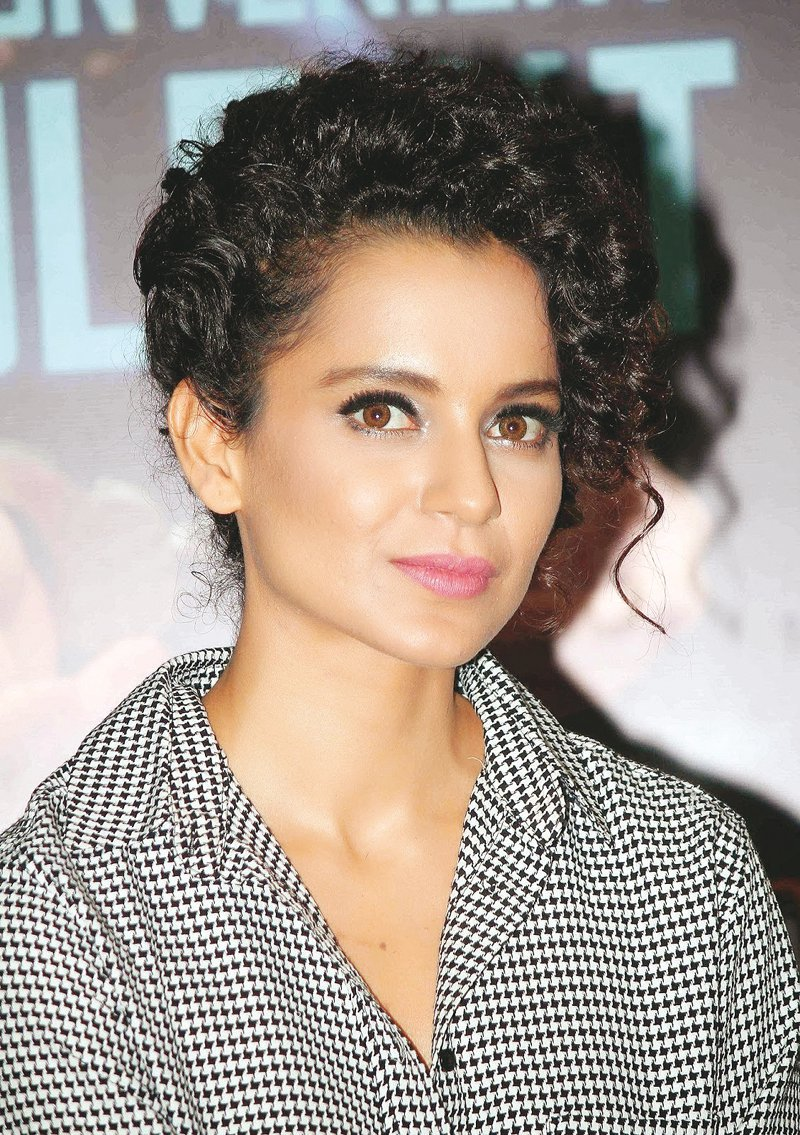
#> input picture Face Detection using Opencv/TestImages/1462332-KanganaRanautcopy-1500543743.jpg, 800 x 1135 px
$ python tester.py
#> lines starting #> are read from the running program, lines starting #| are printed output that depends on the picture; after the words box and inside, x2 and y2 are one past the last pixel; in counts of white or black regions, pixels touching at a corner belong together
### Face Detection using Opencv/FaceRecognition.py
import cv2 as cv2
import os as os
import numpy as np

#Returns rectangle for face detected alongwith gray scale image
def faceRecognition(test_image):
	gray_image = cv2.cvtColor(test_image,cv2.COLOR_BGR2GRAY)
	haar_cascade = cv2.CascadeClassifier('./HaarCascade/haarcascade_frontalface_default.xml')
	faces = haar_cascade.detectMultiScale(gray_image,scaleFactor=1.32,minNeighbors=5)

	return faces,gray_image

#Returns part of gray_img which is face alongwith its label/ID
def labels_for_training_data(directory):
	faces=[]
	faceID=[]
	for path,subDirNames,fileNames in os.walk(directory):
		for fileName in fileNames:
			if fileName.startswith("."):
				print("skipping system files")#Skipping files that startwith .
				continue
			id = os.path.basename(path)
			img_path = os.path.join(path,fileName)
			print("Image Path : ",img_path)
			print("ID : ",id)
			test_image = cv2.imread(img_path)
			if test_image is None:
				print("Image not loaded ")
				continue
			faces_rect,gray_img = faceRecognition(test_image)#Calling faceDetection function to return faces detected in particular image
			if len(faces_rect)!=1:
				continue
			(x,y,w,h) = faces_rect[0]
			roi_gray = gray_img[y:y+w,x:x+h]#cropping region of interest i.e. face area from grayscale image
			faces.append(roi_gray)
			faceID.append(int(id))
	return faces,faceID


#Trains haar classifier and takes faces,faceID returned by previous function as its arguments
def train_classifier(faces,faceID):
	face_recognizer = cv2.face.LBPHFaceRecognizer_create()
	face_recognizer.train(faces,np.array(faceID))
	return face_recognizer

#Draws bounding boxes around detected face in image
def draw_rect(test_img,face):
	(x,y,w,h) = face
	cv2.rectangle(test_img,(x,y),(x+w,y+h),(0,255,0),thickness=5)

#Writes name of person for detected label
def display_text(test_img,text,x,y):
	cv2.putText(test_img,text,(x,y),cv2.FONT_HERSHEY_DUPLEX,2,(0,255,255),2)

### Face Detection using Opencv/tester.py
import cv2 as cv2
import os as os
import numpy as np
import FaceRecognition as fr

test_img = cv2.imread("./TestImages/1462332-KanganaRanautcopy-1500543743.jpg") # test image path
#> test_img is the input picture: shape (1135, 800, 3); mean B, G, R 143.8, 152, 162.2

faces_detected,gray_img = fr.faceRecognition(test_img)
#> in faceRecognition, `gray_image = cv2.cvtColor(test_image,cv2.COLOR_BGR2GRAY)`:
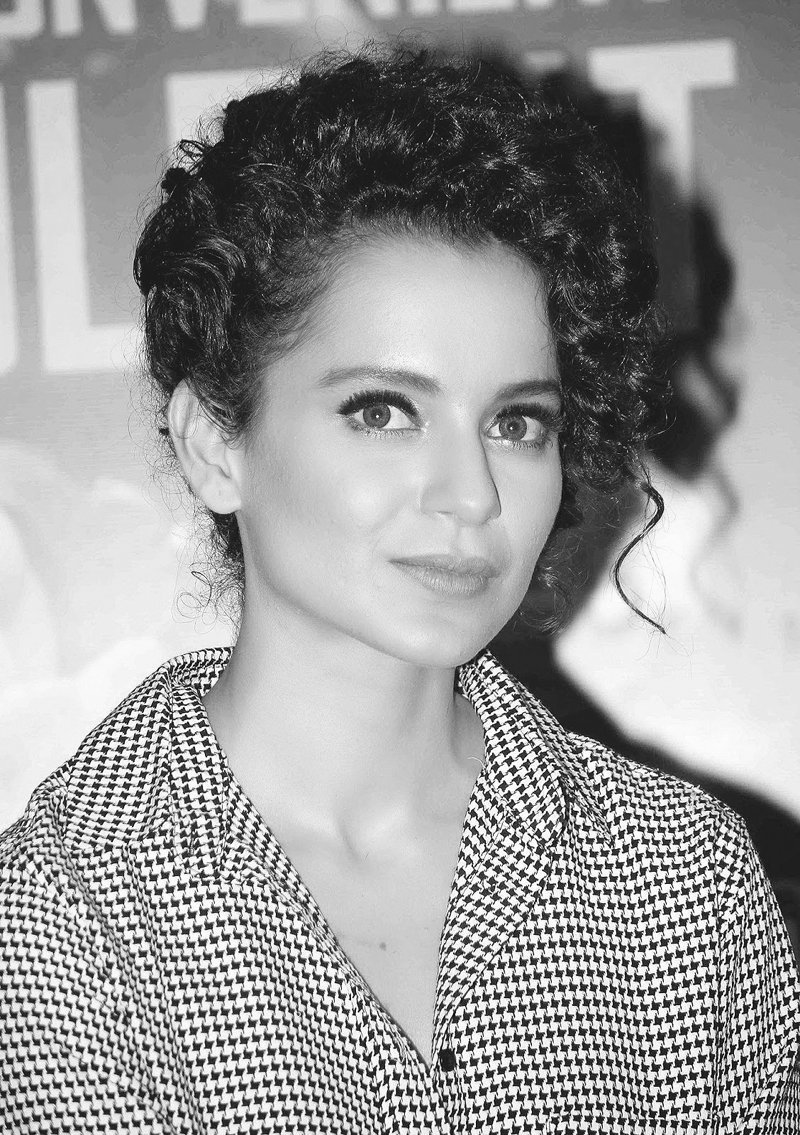
#> gray_image: shape (1135, 800); min 0, max 255, mean 154.1
#> in faceRecognition, `faces = haar_cascade.detectMultiScale(gray_image,scaleFactor=1.32,minN..`: faces = [[251, 266, 395, 395]]
#> faces_detected = [[251, 266, 395, 395]]

print("Faces Detected : ",faces_detected)
#| Faces Detected :  [[251 266 395 395]]


if os.path.exists("trainingData.yml"):
	face_recognizer = cv2.face.LBPHFaceRecognizer_create()
	face_recognizer.read("trainingData.yml")

	print("No need to load training data as it exists")
else:
	faces,faceID = fr.labels_for_training_data("trainingImages")
#> pass 2 of the loop in labels_for_training_data, `for path,subDirNames,fileNames in os.walk(directory):`:
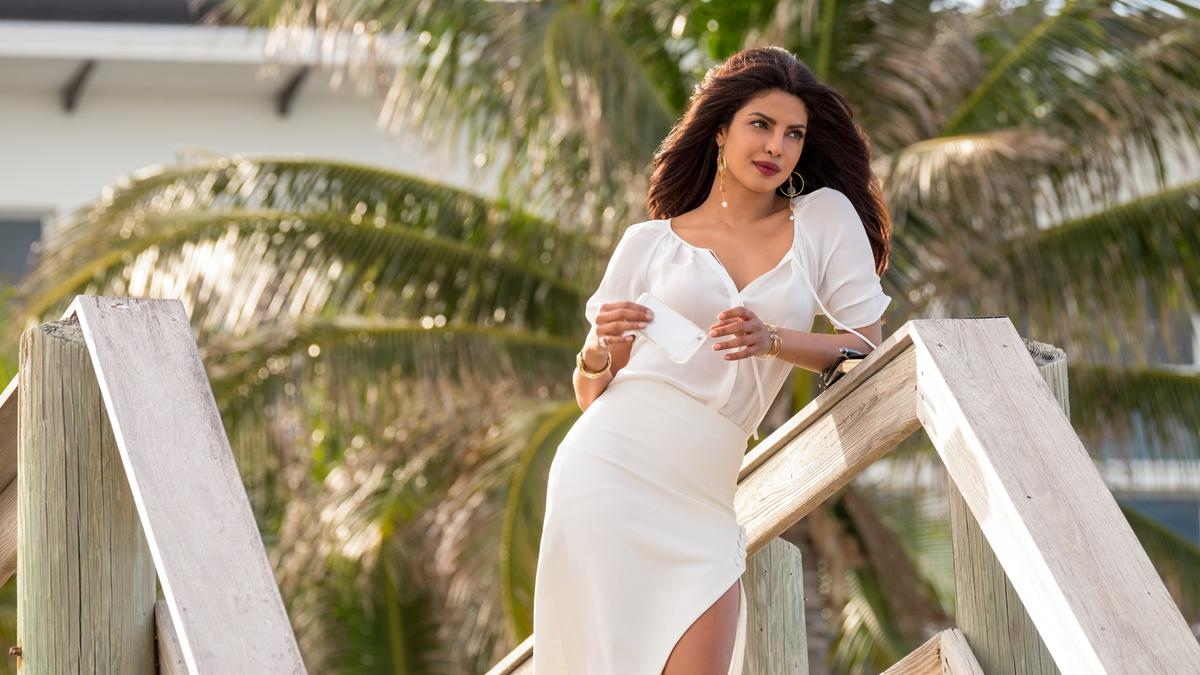
#> input picture Face Detection using Opencv/trainingImages/0/2018-priyanka-chopra-wallpaper.jpg, 1200 x 675 px
#> in labels_for_training_data, test_image is the input picture: shape (675, 1200, 3); mean B, G, R 122, 145.2, 156.4
#> in faceRecognition (call 2), `gray_image = cv2.cvtColor(test_image,cv2.COLOR_BGR2GRAY)`:
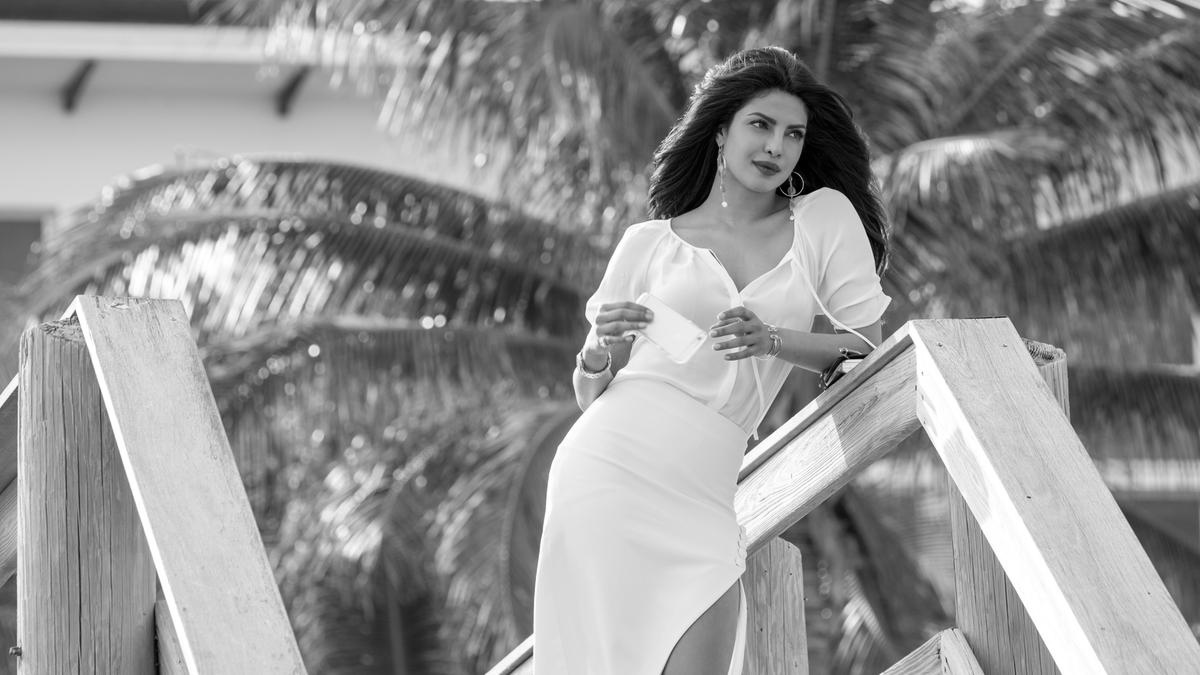
#> gray_image: shape (675, 1200); min 0, max 255, mean 145.9
#> faces = [[722, 91, 98, 98]]
#> in labels_for_training_data, `(x,y,w,h) = faces_rect[0]`: x = 722; y = 91; w = 98
#> in labels_for_training_data, `roi_gray = gray_img[y:y+w,x:x+h]#cropping region of interest i.e. face..`:
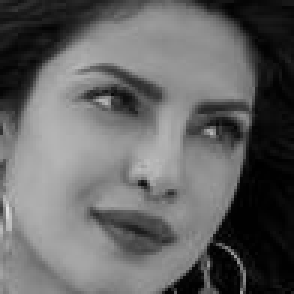
#> roi_gray: shape (98, 98) (shown 3 times larger); min 0, max 224, mean 99.7
#> pass 3 of the loop in labels_for_training_data, `for path,subDirNames,fileNames in os.walk(directory):`:
#| ID :  1
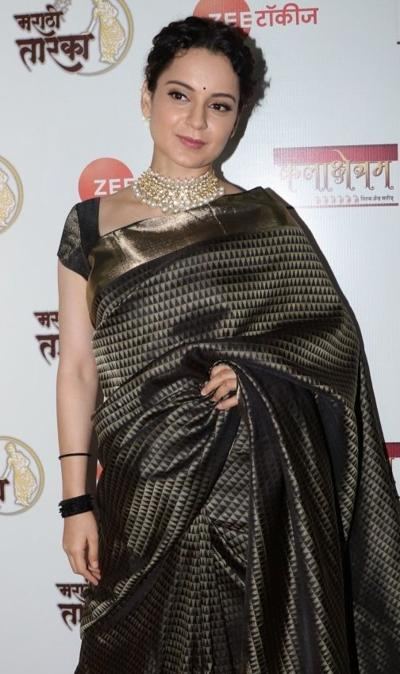
#> input picture Face Detection using Opencv/trainingImages/1/5c4b0acea3227.image.jpg, 400 x 674 px
#> in labels_for_training_data, test_image is the input picture: shape (674, 400, 3); mean B, G, R 111.4, 114.7, 121
#> in faceRecognition (call 4), `gray_image = cv2.cvtColor(test_image,cv2.COLOR_BGR2GRAY)`:
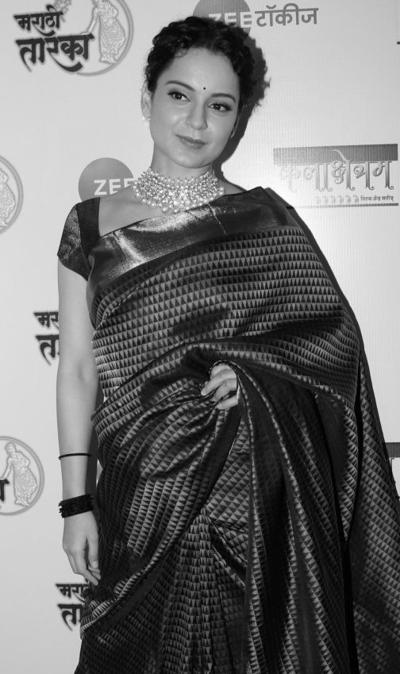
#> gray_image: shape (674, 400); min 0, max 255, mean 116.2
#> faces = [[43, 566, 67, 67], [142, 58, 112, 112]]
	face_recognizer = fr.train_classifier(faces,faceID)
	face_recognizer.save("trainingData.yml")


#creating dictionary containing names for each label
name={0:"Priyanka",1:"Kangana",2:"Dhoni"}

for face in faces_detected:
	(x,y,w,h) = face
	roi_gray = gray_img[y:y+w,x:x+h]
	label,confidence = face_recognizer.predict(roi_gray)
	print("confidence : ",confidence)
	print("label : ",label)
	fr.draw_rect(test_img,face)
	predicted_name = name[label]
	#If confidence more than 40 then don't print predicted face text on screen
	if(confidence>40):
		continue

	fr.display_text(test_img,predicted_name,x,y)
#> this loop made 1 pass
#> pass 1, `roi_gray = gray_img[y:y+w,x:x+h]`:
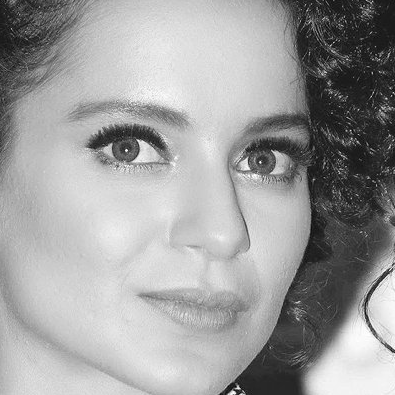
#> roi_gray: shape (395, 395); min 1, max 254, mean 158
#> after the loop:
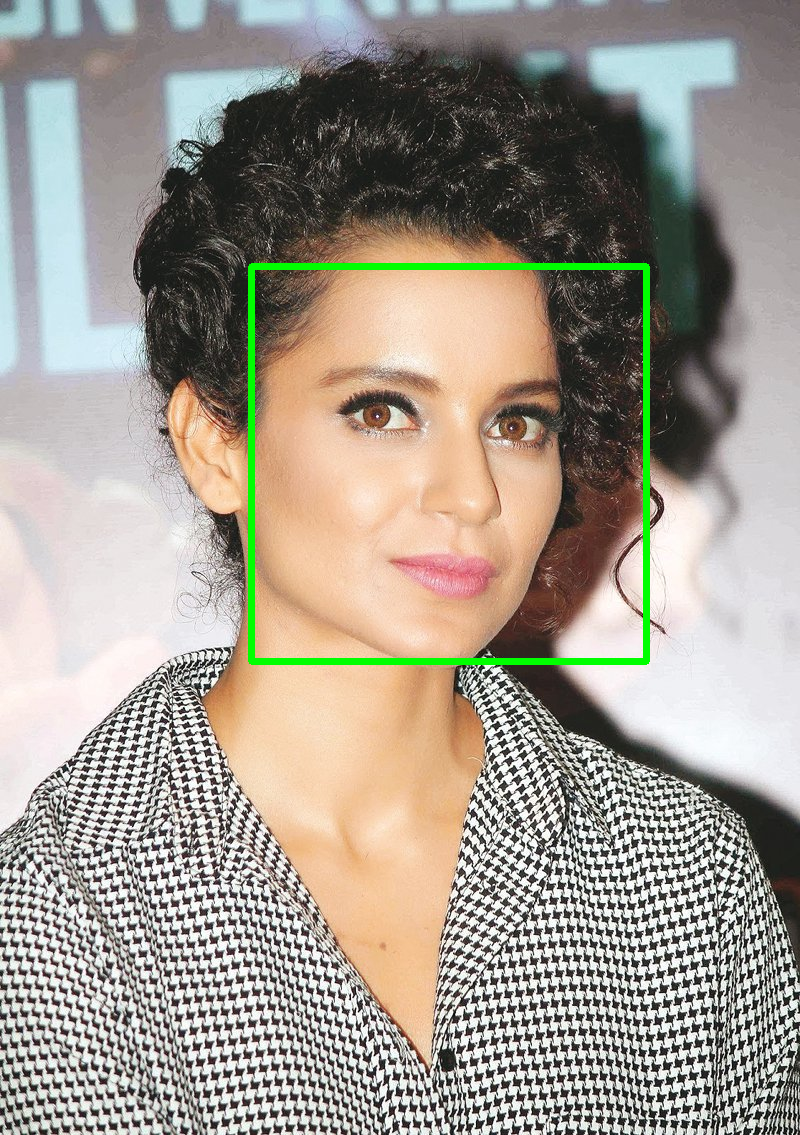
#> test_img: shape (1135, 800, 3); 1.22% of pixels changed, all inside (x1, y1, x2, y2) = (248, 263, 650, 665)

resized_img = cv2.resize(test_img,(600,600))
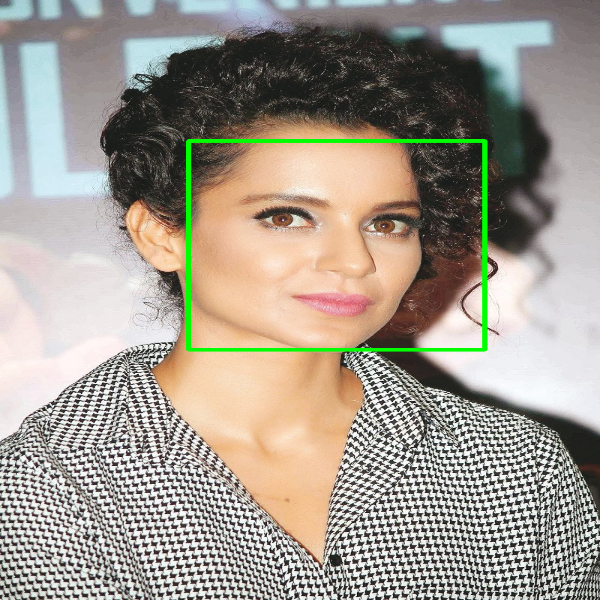
#> resized_img: shape (600, 600, 3); mean B, G, R 142.3, 153.4, 160.2
cv2.imshow("Face Detection Window",resized_img)
cv2.waitKey(0)#Waits indefinitely until a key is pressed
cv2.destroyAllWindows
